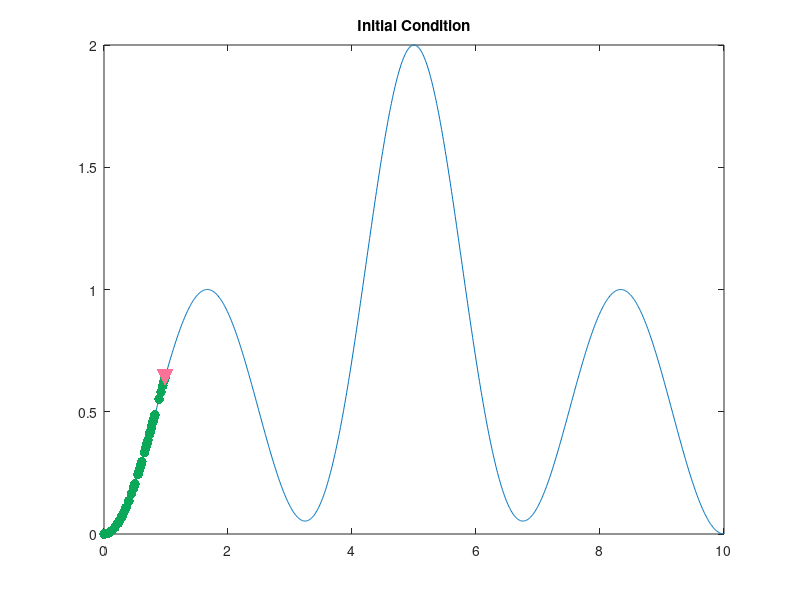

Source code (MATLAB): (Note: this script raises an error after producing the figure.)
% Try genetic algorithm to find the maximun of a given function

% XiaoCY 2021-09-06

%%
clear;clc
close all

% find xf s.t. max(f(x)) = f(xm) for all x in [0,10]
f = @(x) sin(x*0.3*pi).^2 + exp(-(x-5).^2);

% algorithm options
nChromosome = 50;               % number of chromosome
nCross = 10;                    % half number of chromosome for crossover
nMutation = 10;                 % number of chromosome for mutation
nGeneration = 30;               % generations for iteration

showProcess = true;


% precision
nInt = 1;
nFrac = 6;
gCross = 3;                     % crossover gene
gMutation = 3;                  % mutation gene

%%
% initialize
x = rand(nChromosome,1);
[~,idx] = max(f(x));
xf = x(idx);
if showProcess
    x0 = linspace(0,10,1e3);
    plot(x0,f(x0))
    hold on
    Chrom(1) = scatter(x,f(x),50,'filled',...
        'markerfacecolor',[0.0392  0.6588  0.3451],'marker','o');
    Chrom(2) = scatter(xf,f(xf),150,'filled',...
        'markerfacecolor',[0.9843  0.4471  0.6000],'marker','v');
    title('Initial Condition')
    
    % write gif file
    frame = getframe(gcf);
    im = frame2im(frame);
    [imind,cm] = rgb2ind(im,256);
    imwrite(imind,cm,'genetic-demo.gif','gif', 'Loopcount',inf,'DelayTime',1);
end

for k = 1:nGeneration
    % get gene series
    xGene = splitNum(x,nInt,nFrac);
    
    % corssover
    x1 = xGene(randperm(nChromosome,nCross),:);
    x2 = xGene(randperm(nChromosome,nCross),:);
    gidx = randperm(nInt+nFrac,gCross);
    xt = x1;
    x1(:,gidx) = x2(:,gidx);
    x2(:,gidx) = xt(:,gidx);
    xc = mergeNum([x1;x2],nInt);
    
    % mutation
    x3 = xGene(randperm(nChromosome,nMutation),:);
    for m = 1:nMutation
        gidx = randperm(nInt+nFrac,gMutation);
        x3(m,gidx) = randperm(9,gMutation);
    end
    xm = mergeNum(x3,nInt);
    
    xk = [x;xc;xm];
    fk = f(xk);
    [~,idx] = sort(fk,'descend');
    x = xk(idx(1:nChromosome));
    xf0 = xf;
    xf = xk(idx(1));
    
    if showProcess
        Chrom.delete;
        
        Chrom(1) = scatter(x,f(x),50,'filled',...
            'markerfacecolor',[0.0392  0.6588  0.3451],'marker','o');
        Chrom(2) = scatter(xf,f(xf),150,'filled',...
            'markerfacecolor',[0.9843  0.4471  0.6000],'marker','v');
        title(sprintf('Iteration = %d',k))
        
        % write gif file
        frame = getframe(gcf);
        im = frame2im(frame);
        [imind,cm] = rgb2ind(im,256);
        if k <= 10
            imwrite(imind,cm,'genetic-demo.gif','gif','WriteMode','append','DelayTime',0.5);
        else
            imwrite(imind,cm,'genetic-demo.gif','gif','WriteMode','append','DelayTime',0.2);
        end
    end
end

fprintf('Max f(x) appears in x=%f and fmax = %f\n',xf,f(xf))

%% subfunctions
function y = splitNum(x,nInt,nFrac)
    % split float numbers into indivitual integers
    % x --- number to be split
    % nInt --- integer
    % eg: splitNum(3.14159,1,2) = [3 1 4]
    %     splitNum(3.14159,1,5) = [3 1 4 1 5 9];
    
    nbit = nInt+nFrac;
    y = nan(length(x),nbit);
    xt = round(mod(x,10^nInt)*10^nFrac);
    for k = 1:nbit
        y(:,k) = floor(xt/10^(nbit-k));
        xt = mod(xt,10^(nbit-k));
    end
end

function x = mergeNum(y,nInt)
    % merge ingeters into float numbers
    % x --- number to be split
    % nInt --- bits of integer
    % nFrac --- bits of fraction
    % eg: mergeNum([3 1 4],1) = 3.14
    
    [N,nbit] = size(y);
    x = zeros(N,1);
    for k = 1:nbit
        x = x+y(:,k)*10^(nInt-k);
    end
end
